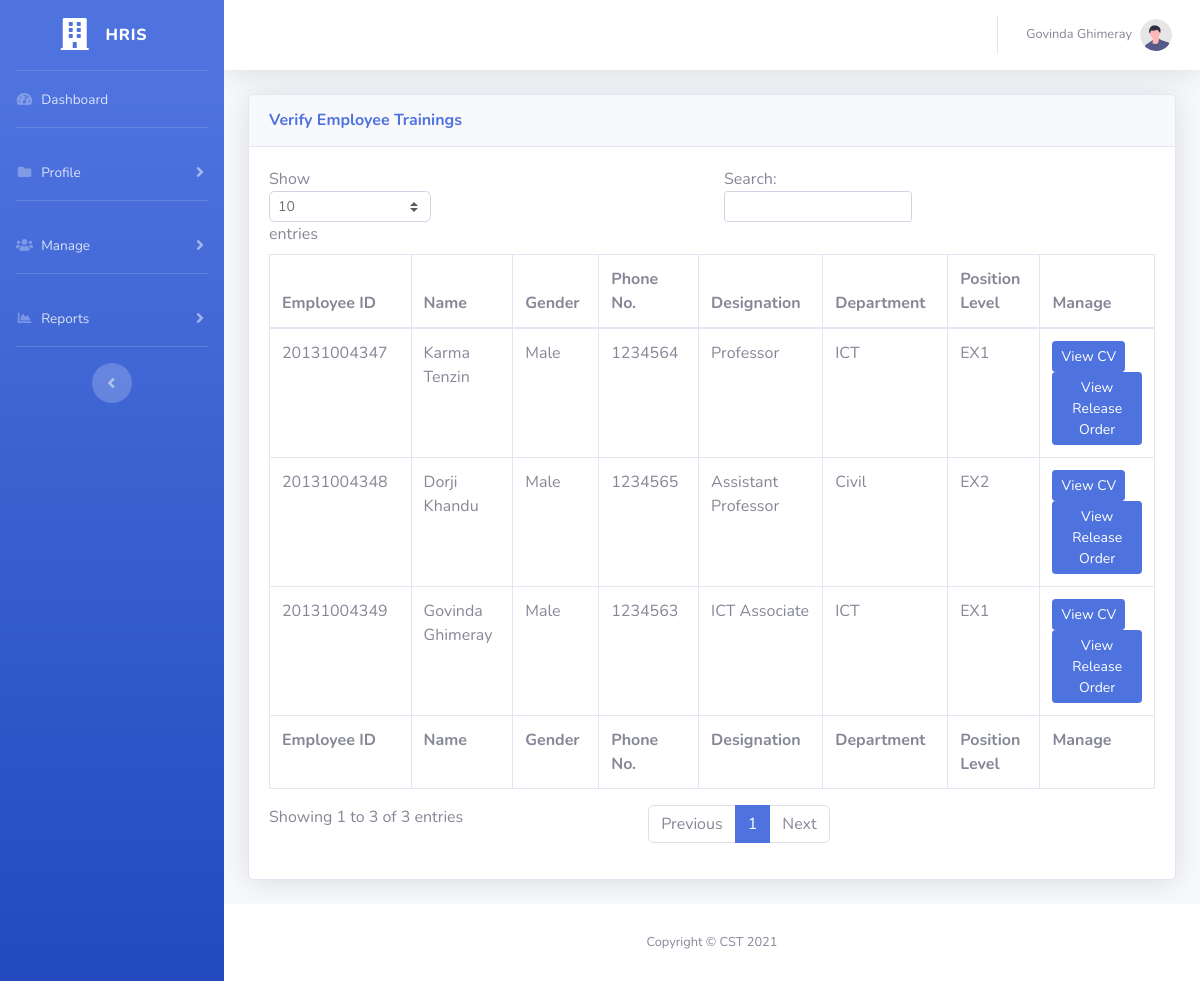
/employee_details.php (signed in), run on the app's committed database.
### tables this page shows
CREATE TABLE `employee` (
  `employee_id` bigint(14) NOT NULL,
  `cid` bigint(11) NOT NULL,
  `name` varchar(50) NOT NULL,
  `gender` varchar(10) NOT NULL,
  `dob` date NOT NULL,
  `email` varchar(50) NOT NULL,
  `mobile` int(11) NOT NULL,
  `designation` int(11) NOT NULL,
  `department` int(11) NOT NULL,
  `nationality` varchar(20) NOT NULL,
  `address` varchar(255) NOT NULL,
  `service_status` int(11) NOT NULL,
  `position_level` int(11) NOT NULL
);

CREATE TABLE `designation` (
  `desig_id` int(11) NOT NULL,
  `desig_name` varchar(30) NOT NULL
);

CREATE TABLE `department` (
  `dept_id` int(11) NOT NULL,
  `dept_name` varchar(50) NOT NULL
);

CREATE TABLE `position_level` (
  `pos_id` int(11) NOT NULL,
  `pos_name` varchar(10) NOT NULL
);

### employee_details.php (the view, shortened to what this page needs)
<?php
include('./include/header.php');
?>
                <div class="container-fluid">
                    <div class="card shadow mb-4">
                        <div class="card-header py-3">
                            <h6 class="m-0 font-weight-bold text-primary">Verify Employee Trainings</h6>
                        </div>
                        <div class="card-body">
                            <div class="table-responsive">
                                <table class="table table-bordered" id="myTable" width="100%" cellspacing="0">
                                    <thead>
                                        <tr>
                                            <th>Employee ID</th>
                                            <th>Name</th>
                                            <th>Gender</th>
                                            <th>Phone No.</th>
                                            <th>Designation</th>
                                            <th>Department</th>
                                            <th>Position Level</th>
                                            <th>Manage</th>
                                        </tr>
                                    </thead>
                                    <tfoot>
                                        <tr>
                                            <th>Employee ID</th>
                                            <th>Name</th>
                                            <th>Gender</th>
                                            <th>Phone No.</th>
                                            <th>Designation</th>
                                            <th>Department</th>
                                            <th>Position Level</th>
                                            <th>Manage</th>
                                        </tr>
                                    </tfoot>
                                    <tbody>
                                        <?php
                                        $sql = "SELECT `employee_id`, `name`, `gender`, `email`, `mobile`, `designation`, `department`, `position_level` FROM `employee` WHERE 1 ";
                                        $sql.=" ORDER BY `position_level` ASC";
                                        $tr_Qry=mysqli_query($con,$sql);
                                        while(list($employee_id, $name, $gender, $email, $mobile, $designation, $department, $position_level)=mysqli_fetch_row($tr_Qry)){
                                            list($dept)=mysqli_fetch_row(mysqli_query($con,"SELECT `dept_name` FROM `department` WHERE `dept_id`=".$department));
                                            list($desig)=mysqli_fetch_row(mysqli_query($con,"SELECT `desig_name` FROM `designation` WHERE `desig_id`=".$designation));
                                            list($pos)=mysqli_fetch_row(mysqli_query($con,"SELECT `pos_name` FROM `position_level` WHERE `pos_id`=".$department));
                                        ?>
                                        <tr>
                                            <td><?=$employee_id;?></td>
                                            <td><?=$name;?></td>
                                            <td><?=$gender;?></td>
                                            <td><?=$mobile;?></td>
                                            <td><?=$desig;?></td>
                                            <td><?=$dept;?></td>
                                            <td><?=$pos;?></td>
                                            <td>
                                                <a class="btn btn-primary btn-user btn-sm" href="view_cv.php?id=<?=$employee_id;?>">View CV</a>
                                                <a class="btn btn-primary btn-user btn-sm" href="view_staff_release.php?id=<?=$employee_id;?>">View Release Order</a>
                                            </td>
                                        </tr>
                                        <?php
                                        }
                                        ?>
                                    </tbody>
                                </table>
                            </div>
                        </div>
                    </div>
                </div>
<?php
include('./include/footer.php');
?>

### include/header.php (shortened to what this page needs)
<?php
	include('./include/connection.php');
	$emp_id=$_SESSION['emp_id'];
	$acl=$_SESSION['acl'];
	list($employee_name)=mysqli_fetch_row(mysqli_query($con,"SELECT name FROM employee WHERE employee_id='".$emp_id."'"));
?>
<!DOCTYPE html>
<html lang="en">
<head>
    <link href="vendor/fontawesome-free/css/all.min.css" rel="stylesheet" type="text/css">
    <link href="css/sb-admin-2.min.css" rel="stylesheet">
</head>
<body id="page-top">
    <div id="wrapper">
        <ul class="navbar-nav bg-gradient-primary sidebar sidebar-dark accordion" id="accordionSidebar">
            <a class="sidebar-brand d-flex align-items-center justify-content-center" href="index.php">
                <div class="sidebar-brand-icon rotate-n-0">
                    <i class="fas fa-building"></i>
                </div>
                <div class="sidebar-brand-text mx-3">HRIS</div>
            </a>
            <hr class="sidebar-divider my-0">
            <li class="nav-item">
                <a class="nav-link" href="index.php">
                    <i class="fas fa-fw fa-tachometer-alt"></i>
                    <span>Dashboard</span></a>
            </li>
            <hr class="sidebar-divider">
            <li class="nav-item">
                <a class="nav-link collapsed" href="#" data-toggle="collapse" data-target="#Profile"
                    aria-expanded="true" aria-controls="Profile">
                    <i class="fas fa-fw fa-folder"></i>
                    <span>Profile</span>
                </a>
            </li>
            <?php
            if ($acl==3 || $acl==2){
            ?>
            <hr class="sidebar-divider">
            <li class="nav-item">
                <a class="nav-link collapsed" href="#" data-toggle="collapse" data-target="#Manage"
                    aria-expanded="true" aria-controls="Manage">
                    <i class="fas fa-fw fa-users"></i>
                    <span>Manage</span>
                </a>
            </li>
            <?php
            }
            ?>
            <hr class="sidebar-divider">
            <li class="nav-item">
                <a class="nav-link collapsed" href="#" data-toggle="collapse" data-target="#Reports"
                    aria-expanded="true" aria-controls="Reports">
                    <i class="fas fa-fw fa-chart-area"></i>
                    <span>Reports</span>
                </a>
            </li>
            <hr class="sidebar-divider d-none d-md-block">
            <div class="text-center d-none d-md-inline">
                <button class="rounded-circle border-0" id="sidebarToggle"></button>
            </div>
        </ul>
        <div id="content-wrapper" class="d-flex flex-column">
            <div id="content">
                <nav class="navbar navbar-expand navbar-light bg-white topbar mb-4 static-top shadow">
                    <ul class="navbar-nav ml-auto">
                        <li class="nav-item dropdown no-arrow">
                            <a class="nav-link dropdown-toggle" href="#" id="userDropdown" role="button"
                                data-toggle="dropdown" aria-haspopup="true" aria-expanded="false">
                                <span class="mr-2 d-none d-lg-inline text-gray-600 small"><?php echo $employee_name; ?></span>
                                <img class="img-profile rounded-circle"
                                    src="img/undraw_profile.svg">
                            </a>
                        </li>
                    </ul>
                </nav>

### include/footer.php (shortened to what this page needs)
</div>
            <footer class="sticky-footer bg-white">
                <div class="container my-auto">
                    <div class="copyright text-center my-auto">
                        <span>Copyright &copy; CST 2021</span>
                    </div>
                </div>
            </footer>
        </div>
    </div>
</body>
</html>

### data on the page
employee: name "Govinda Ghimeray", employee_id "20131004349", gender "Male", mobile "1234563", designation.desig_name "ICT Associate", department.dept_name "ICT", position_level.pos_name "EX1"
employee: employee_id "20131004347", name "Karma Tenzin", gender "Male", mobile "1234564", designation.desig_name "Professor", department.dept_name "ICT", position_level.pos_name "EX1"
employee: employee_id "20131004348", name "Dorji Khandu", gender "Male", mobile "1234565", designation.desig_name "Assistant Professor", department.dept_name "Civil", position_level.pos_name "EX2"
